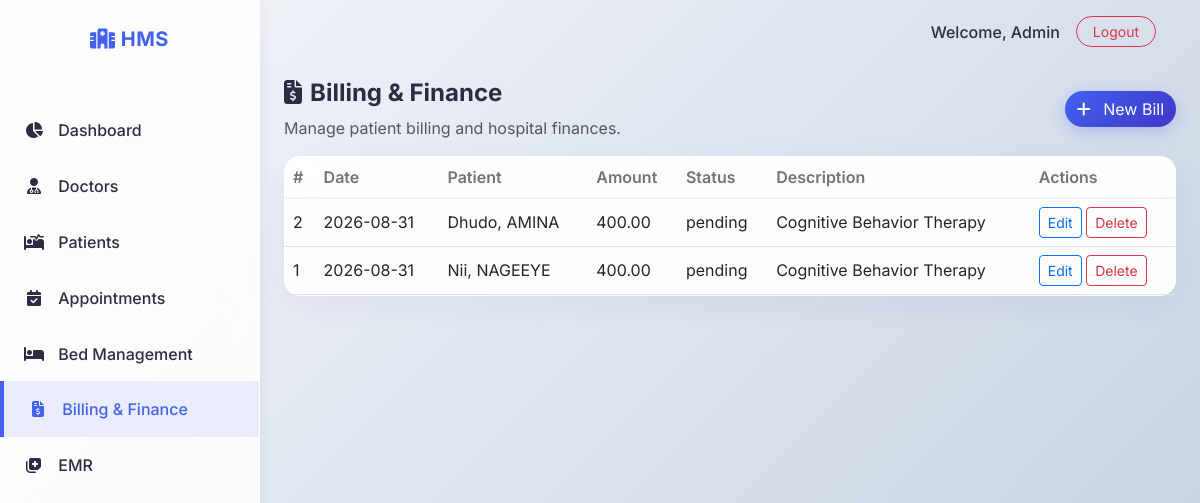
The page /billing/ (signed in) on the database its author committed.
### models.py (models this page shows)
class Billing(db.Model):
    id = db.Column(db.Integer, primary_key=True)
    amount = db.Column(db.Float, nullable=False)
    date = db.Column(db.DateTime, default=datetime.utcnow)
    status = db.Column(db.String(20), default='pending') # pending, paid, cancelled
    description = db.Column(db.String(255))
    patient_id = db.Column(db.Integer, db.ForeignKey('patient.id'), nullable=False)

class Patient(db.Model):
    id = db.Column(db.Integer, primary_key=True)
    name = db.Column(db.String(100), nullable=False)
    dob = db.Column(db.Date)
    age = db.Column(db.Integer, nullable=False)
    gender = db.Column(db.String(20))
    phone = db.Column(db.String(20))
    address = db.Column(db.String(255))
    admission_date = db.Column(db.DateTime, default=datetime.utcnow)
    status = db.Column(db.String(20), default='outpatient') # admitted, discharged, outpatient
    doctor_id = db.Column(db.Integer, db.ForeignKey('doctor.id'))
    appointments = db.relationship('Appointment', backref='patient', lazy='dynamic')
    beds = db.relationship('Bed', backref='patient', lazy='dynamic')
    billings = db.relationship('Billing', backref='patient', lazy='dynamic')
    medical_records = db.relationship('MedicalRecord', backref='patient', lazy='dynamic')

### routes/billing.py (the view)
@billing_bp.route('/')
@login_required
def list_billing():
    bills = Billing.query.order_by(Billing.date.desc()).all()
    return render_template('billing.html', bills=bills)

### app.py (called while the page is built)
@login_manager.user_loader
def load_user(user_id):
    return User.query.get(int(user_id))

### templates/billing.html
{% extends "base.html" %}
{% block content %}
<div class="d-flex justify-content-between align-items-center mb-3">
    <div>
        <h4 class="fw-bold text-main"><i class="fa-solid fa-file-invoice-dollar me-2"></i>Billing & Finance</h4>
        <p class="text-muted mb-0">Manage patient billing and hospital finances.</p>
    </div>
    <div>
        <a href="{{ url_for('billing.add_billing') }}" class="btn btn-primary rounded-pill">
            <i class="fa-solid fa-plus me-2"></i> New Bill
        </a>
    </div>
</div>
<div class="card glass">
    <div class="card-body p-0">
        <div class="table-responsive">
            <table class="table table-hover mb-0">
                <thead>
                    <tr>
                        <th>#</th>
                        <th>Date</th>
                        <th>Patient</th>
                        <th>Amount</th>
                        <th>Status</th>
                        <th>Description</th>
                        <th>Actions</th>
                    </tr>
                </thead>
                <tbody>
                    {% for b in bills %}
                    <tr>
                        <td>{{ b.id }}</td>
                        <td>{{ b.date.strftime('%Y-%m-%d') if b.date else '—' }}</td>
                        <td>{{ b.patient.name if b.patient else '—' }}</td>
                        <td>{{ '%.2f'|format(b.amount) }}</td>
                        <td>{{ b.status }}</td>
                        <td>{{ b.description }}</td>
                        <td>
                            <a href="{{ url_for('billing.edit_billing', id=b.id) }}" class="btn btn-sm btn-outline-primary">Edit</a>
                            <form method="POST" action="{{ url_for('billing.delete_billing', id=b.id) }}" style="display:inline-block;" onsubmit="return confirm('Delete this billing record?');">
                                <button class="btn btn-sm btn-outline-danger">Delete</button>
                            </form>
                        </td>
                    </tr>
                    {% else %}
                    <tr><td colspan="7" class="text-center text-muted py-3">No billing records found.</td></tr>
                    {% endfor %}
                </tbody>
            </table>
        </div>
    </div>
</div>
{% endblock %}

### static/css/style.css (style rules this page uses)
:root { --primary-color: #4361ee; --secondary-color: #3f37c9; --accent-color: #4cc9f0; --bg-color: #f8f9fa; --text-main: #2b2d42; --text-muted: #6c757d; --sidebar-bg: rgba(255, 255, 255, 0.85); --card-bg: rgba(255, 255, 255, 0.95); }
body { font-family: 'Inter', sans-serif; background: linear-gradient(135deg, #f5f7fa 0%, #c3cfe2 100%); background-attachment: fixed; color: var(--text-main); min-height: 100vh; }
.glass { background: var(--card-bg); backdrop-filter: blur(10px); -webkit-backdrop-filter: blur(10px); border: 1px solid rgba(255, 255, 255, 0.3); border-radius: 1rem; box-shadow: 0 8px 32px rgba(31, 38, 135, 0.05); }
.btn-primary { background: linear-gradient(135deg, var(--primary-color), var(--secondary-color)); border: none; box-shadow: 0 4px 15px rgba(67, 97, 238, 0.3); transition: all 0.3s ease; }
.table { --bs-table-bg: transparent; }
.table th { font-weight: 600; color: var(--text-muted); border-bottom: 2px solid rgba(0,0,0,0.05); }
.table td { vertical-align: middle; }

### rows shown on the page
Billing: id "2", date "2026-08-31", patient "Dhudo, AMINA", amount "400.00", status "pending", description "Cognitive Behavior Therapy"
Billing: id "1", date "2026-08-31", patient "Nii, NAGEEYE", amount "400.00", status "pending", description "Cognitive Behavior Therapy"
